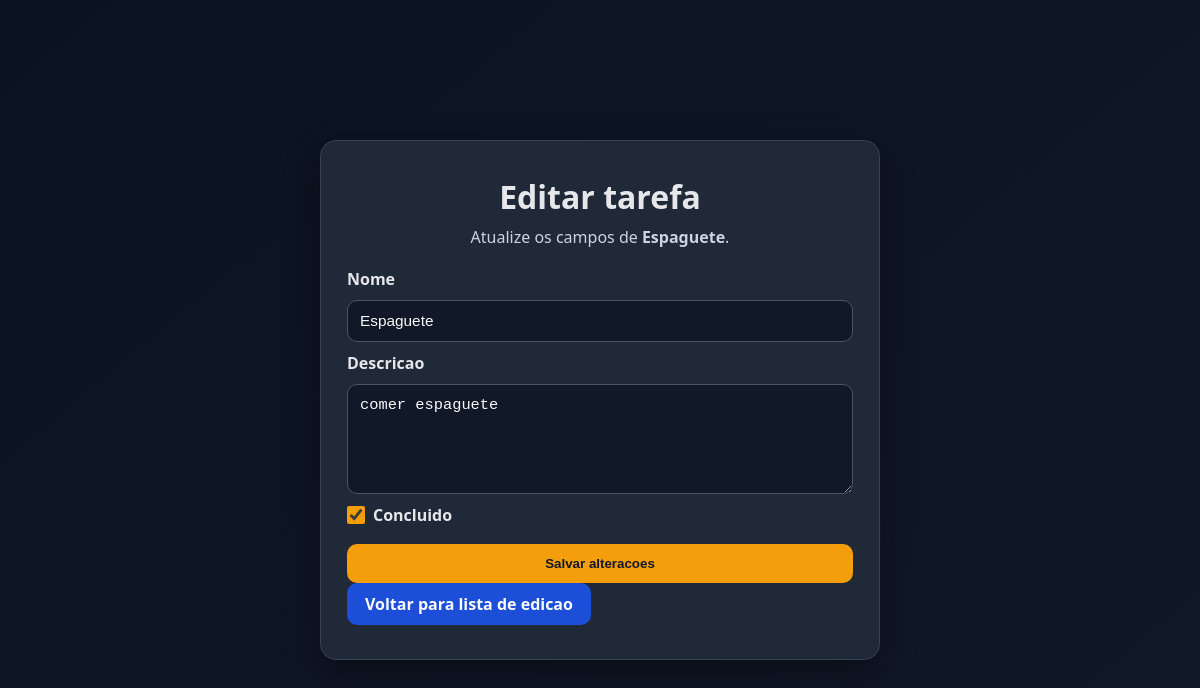
The page /editar/4/ on the database its author committed.
### ListaTarefas/models/tarefa.py (models this page shows, shortened)
class TarefasModel(models.Model):
    nome = models.CharField(max_length=100)
    descricao = models.TextField(null=True, blank=True)
    concluido = models.BooleanField(default=False)
    data_criacao = models.DateTimeField(auto_now=True)

### ListaTarefas/routes/views.py (the view)
# urls.py: path('editar/<int:id>/', views.editar_tarefa, name='editar'),
def editar_tarefa(request: HttpRequest, id: int):
    tarefa = get_object_or_404(TarefasModel, id=id)
    if request.method == 'POST':
        formulario = TarefaForm(request.POST, instance=tarefa)
        if formulario.is_valid():
            formulario.save()
            return redirect('index')
    else:
        formulario = TarefaForm(instance=tarefa)
    contexto = {
        'form': formulario,
        'tarefa': tarefa
    }
    return render(request, 'editar_form.html', contexto)

### ListaTarefas/models/forms.py
class TarefaForm(forms.ModelForm):
    class Meta:
        model = TarefasModel
        fields = ['nome', 'descricao', 'concluido']
        widgets = {
            'nome': forms.TextInput(attrs={'class': 'input'}),
            'descricao': forms.Textarea(attrs={'class': 'textarea', 'rows': 4}),
            'concluido': forms.CheckboxInput(attrs={'class': 'checkbox'}),
        }

### ListaTarefas/templates/editar_form.html (shortened to what this page needs)
{% load static %}
<!DOCTYPE html>
<html lang="pt-BR">
<head>
    <link rel="stylesheet" href="{% static 'css/editar.css' %}">
</head>
<body>
    <main class="edit-form-card">
        <h1>Editar tarefa</h1>
        <p class="subtitle">Atualize os campos de <strong>{{ tarefa.nome }}</strong>.</p>
        <form method="post" class="edit-form">
            <label for="id_nome">Nome</label>
            {{ form.nome }}
            <label for="id_descricao">Descricao</label>
            {{ form.descricao }}
            <label class="check-wrap" for="id_concluido">
                {{ form.concluido }} Concluido
            </label>
            <button type="submit">Salvar alteracoes</button>
        </form>
        <a class="btn-back" href="{% url 'editar_lista' %}">Voltar para lista de edicao</a>
    </main>
</body>
</html>

### static/css/editar.css (style rules this page uses)
* { margin: 0; padding: 0; box-sizing: border-box; }
body { min-height: 100vh; display: grid; place-items: center; font-family: "Segoe UI", Tahoma, Geneva, Verdana, sans-serif; background: linear-gradient(140deg, #0b1220, #111827); color: #e5e7eb; }
.edit-card, .edit-form-card { width: min(94vw, 980px); background: #1f2937; border-radius: 16px; padding: 34px 26px; border: 1px solid #374151; box-shadow: 0 14px 35px rgba(0, 0, 0, 0.35); }
.edit-form-card { width: min(92vw, 560px); }
h1 { text-align: center; margin-bottom: 8px; }
.subtitle { text-align: center; margin-bottom: 20px; color: #cbd5e1; }
.edit-form { display: flex; flex-direction: column; gap: 10px; }
.edit-form label { font-weight: 600; }
.edit-form input, .edit-form textarea { padding: 11px 12px; border: 1px solid #4b5563; border-radius: 10px; font-size: 0.96rem; background: #111827; color: #f9fafb; outline: none; }
.edit-form textarea { resize: vertical; min-height: 110px; }
.check-wrap { display: flex; align-items: center; gap: 8px; }
.check-wrap input[type="checkbox"] { width: 18px; height: 18px; accent-color: #f59e0b; }
.edit-form button { margin-top: 8px; padding: 12px; border: none; border-radius: 10px; background: #f59e0b; color: #111827; font-weight: 700; cursor: pointer; }
.btn-back { display: inline-block; text-decoration: none; background: #1d4ed8; color: #f9fafb; padding: 10px 18px; border-radius: 10px; font-weight: 600; }

### rows shown on the page
TarefasModel: nome "Espaguete", descricao "comer espaguete", concluido "☑"
